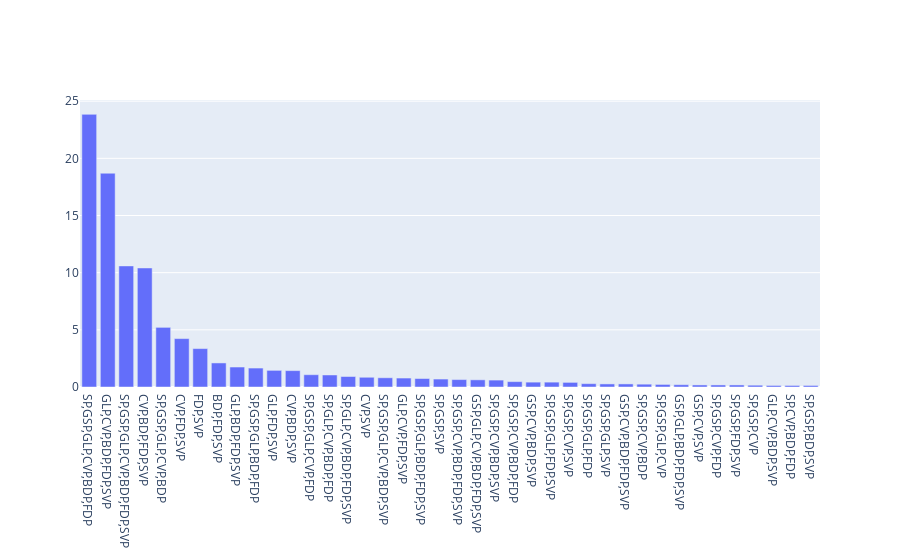

The notebook cell this image was saved under:
### Code cell
#displays a histogram of all winning coelitions
def coelitions(simpleName = False, normalize=False, cut=0, ele=0):
    l = list(filter(lambda x: x[1] > cut, allWinningC(votes).items()))
    l.sort(key=lambda x: x[1], reverse=True)
    
    x = []
    y = []
    
    for i in l:
        if simpleName and (i[0] in coelition_names):
            x.append(coelition_names[i[0]])
        else:
            x.append(i[0])
        y.append(i[1])
    
    if normalize:
        #normalize data
        mh.norm(y, percet=True)
    
    print(sum(y))
    
    if ele != 0:
        x = x[:ele]
        y = y[:ele]
        
    #print(y[:40])
    print(sum(y[:20]))
    
    
    fig = go.Figure([go.Bar(x=x, y=y)])
    fig.show()

#simpler names for coelitions
coelition_names = {'SP,GSP,GLP,CVP,BDP,FDP': 'against SVP',
                  'GLP,CVP,BDP,FDP,SVP': 'against left',
                  'SP,GSP,GLP,CVP,BDP,FDP,SVP': 'unanimous',
                  'CVP,BDP,FDP,SVP': 'center right',
                  'SP,GSP,GLP,CVP,BDP': 'center left',
                  'CVP, FDP, SVP': 'right and CVP',
                  'BDP, FDP, SVP': 'right and BDP',
                  'SP, GSP, GLP, BDP, FDP': 'center left'}
coelitions(normalize=True, cut=0, ele=40, simpleName=False)

### Figure 1 — Plotly figure (JSON) as saved in the notebook; plotly's stock layout.template omitted (floating-point values rounded to 4 significant figures)
{"data": [{"type": "bar", "x": ["SP,GSP,GLP,CVP,BDP,FDP", "GLP,CVP,BDP,FDP,SVP", "SP,GSP,GLP,CVP,BDP,FDP,SVP", "CVP,BDP,FDP,SVP", "SP,GSP,GLP,CVP,BDP", "CVP,FDP,SVP", "FDP,SVP", "BDP,FDP,SVP", "GLP,BDP,FDP,SVP", "SP,GSP,GLP,BDP,FDP", "GLP,FDP,SVP", "CVP,BDP,SVP", "SP,GSP,GLP,CVP,FDP", "SP,GLP,CVP,BDP,FDP", "SP,GLP,CVP,BDP,FDP,SVP", "CVP,SVP", "SP,GSP,GLP,CVP,BDP,SVP", "GLP,CVP,FDP,SVP", "SP,GSP,GLP,BDP,FDP,SVP", "SP,GSP,SVP", "SP,GSP,CVP,BDP,FDP,SVP", "GSP,GLP,CVP,BDP,FDP,SVP", "SP,GSP,CVP,BDP,SVP", "SP,GSP,CVP,BDP,FDP", "GSP,CVP,BDP,SVP", "SP,GSP,GLP,FDP,SVP", "SP,GSP,CVP,SVP", "SP,GSP,GLP,FDP", "SP,GSP,GLP,SVP", "GSP,CVP,BDP,FDP,SVP", "SP,GSP,CVP,BDP", "SP,GSP,GLP,CVP", "GSP,GLP,BDP,FDP,SVP", "GSP,CVP,SVP", "SP,GSP,CVP,FDP", "SP,GSP,FDP,SVP", "SP,GSP,CVP", "GLP,CVP,BDP,SVP", "SP,CVP,BDP,FDP", "SP,GSP,BDP,SVP"], "y": [23.85, 18.7, 10.59, 10.41, 5.217, 4.232, 3.359, 2.105, 1.747, 1.657, 1.455, 1.433, 1.075, 1.052, 0.918, 0.8509, 0.8061, 0.7837, 0.7389, 0.6941, 0.6494, 0.627, 0.6046, 0.4702, 0.4254, 0.4254, 0.403, 0.2911, 0.2687, 0.2687, 0.2463, 0.2239, 0.2015, 0.1791, 0.1791, 0.1791, 0.1567, 0.1343, 0.1343, 0.1343]}], "layout": {}}
